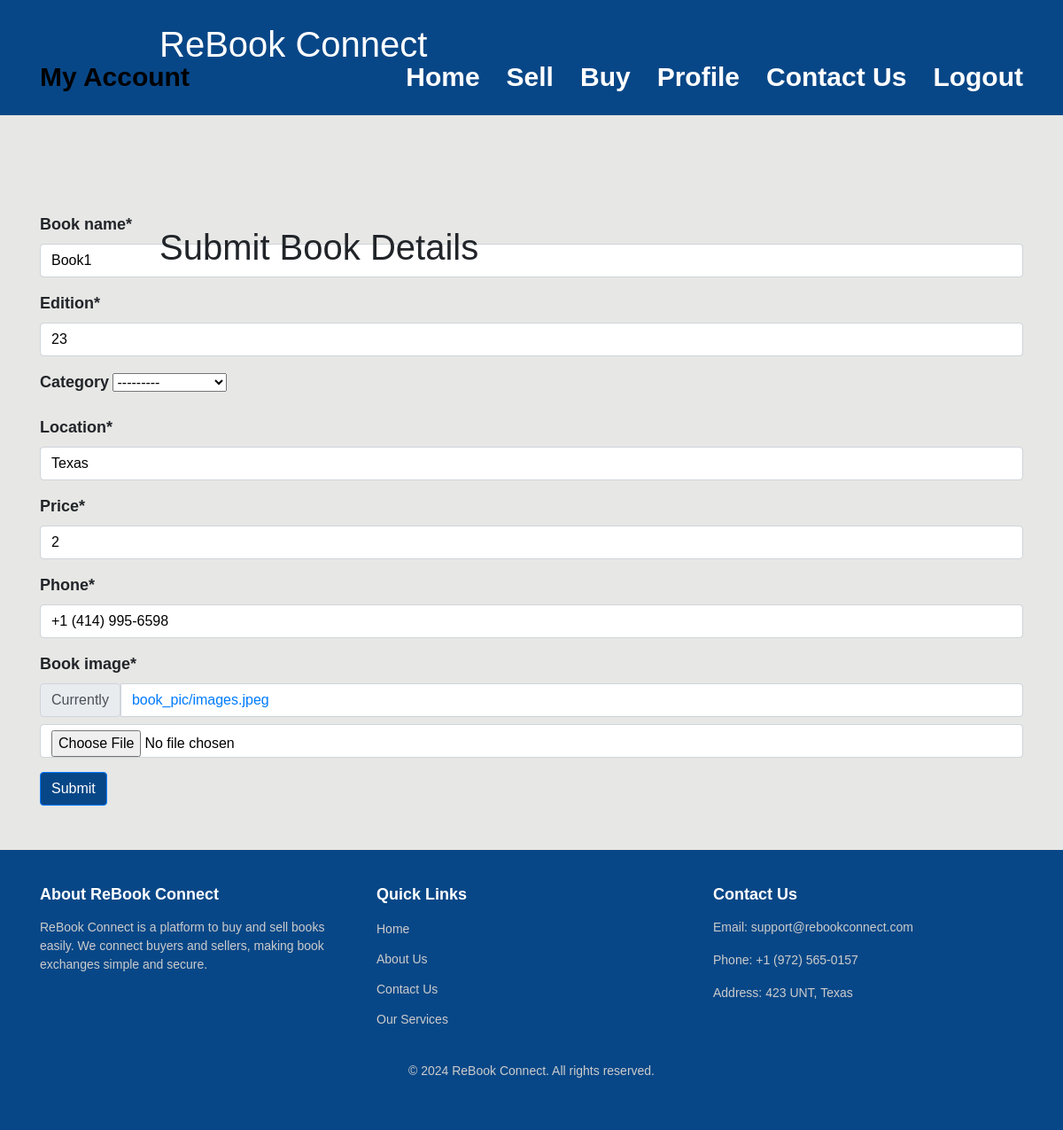
Page /main/detail/1/update/ (signed in) on the committed database.
### main/models.py (models this page shows, shortened)
class Description(models.Model):
    book_name=models.CharField(max_length=100)
    edition=models.CharField(max_length=20)
    location=models.CharField(max_length=20)
    price=models.CharField(max_length=50)
    book_image=models.ImageField(upload_to='book_pic')
    phone=models.CharField(max_length=20,default='')
    seller=models.ForeignKey(User,on_delete=models.CASCADE)
    category = models.ForeignKey(Category, on_delete=models.CASCADE, default=None, null=True, blank=True)
    status = models.CharField(max_length=10, choices=STATUS_CHOICES, default='available')  # New field for status

### main/views.py (the view, shortened to what this page needs)
# urls.py: path('detail/<int:pk>/update/',SellUpdateView.as_view(),name='update'),
class SellUpdateView(LoginRequiredMixin,UserPassesTestMixin,UpdateView):
    model = Description
    fields = ['book_name', 'edition', 'category', 'location', 'price', 'phone', 'book_image']
    template_name = 'main/sell.html'  # Specify the template
    def test_func(self):
        desc=self.get_object()
        if self.request.user==desc.seller:
            return True
        return False

### main/models.py (called while the page is built)
    def __str__(self):
        return self.name

### main/templates/main/sell.html (shortened to what this page needs)
{% extends 'begin/base.html' %}
{% block body %}
{% load crispy_forms_tags %}
<div class="container">
<div class="">
    <h1>Submit Book Details</h1>
    <br><br>
    <br> <br><br><br> <br><br>
    <form method="post" enctype="multipart/form-data">
        {{form|crispy}}
        <button type="submit" class="btn btn-primary" style="background-color: #084787;">Submit</button>
    </form>
</div>
</div>
{% endblock %}

### begin/static/begin/style.css (style rules this page uses)
* { padding: 0; margin:0; font-family: 'Noto Sans KR', sans-serif; }
h1 { top:0; position: absolute; font-size: 70px; text-align: center; text-shadow: brown; left: 15%; top: 20%; color:black; }
.container { margin-left:20%; }

### begin/templates/begin/base.html (style rules this page uses)
body { min-height: 100vh; display: flex; flex-direction: column; background-color: #E7E7E5; }
.container { flex-grow: 1; }
.form-control { width: 100%; color: black; }
label { font-size: 18px; font-weight: 600; }
input { margin-bottom: 0.5rem; padding: 0px 6px; width: 30%; height: 32px; }

### rows in the picture
Description: book_name "Book1", edition "23", category "---------", location "Texas", price "2", phone "+1 (414) 995-6598"
